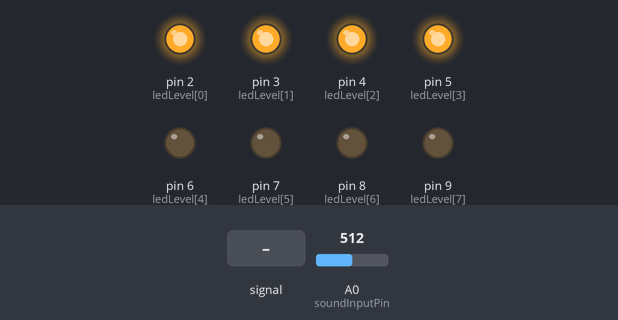
Bench run of a sketch on a simulated Arduino Uno, built with avr-gcc and run on an emulated ATmega328P. Parts: output pins drawn as LEDs (lit = HIGH). The inputs (shaded band) are chosen by the test bench; at power-on: A0 (soundInputPin) = 512.

Above: at 1.2 s.
1.3 s: A0 (soundInputPin) fed a 2 Hz sine of ±306 counts around its level
At 1.54 s:
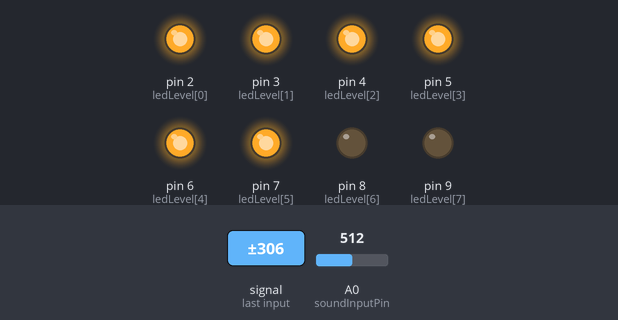
At 1.9 s:
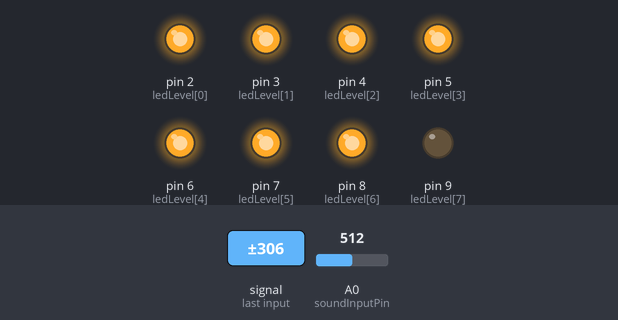
3.0 s: A0 (soundInputPin) set to 882
4.5 s: A0 (soundInputPin) set to 907
At 5.9 s:
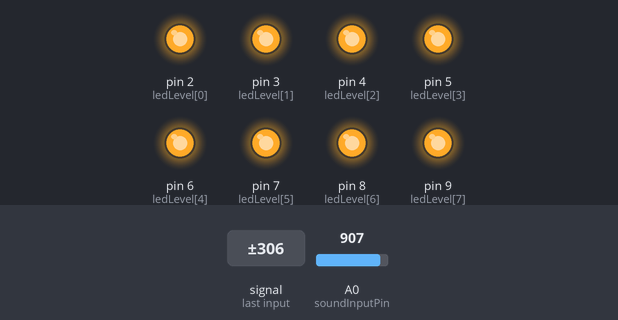
Timing chart, 0 to 7.5 s (numbered marks = the images above; inputs shaded):
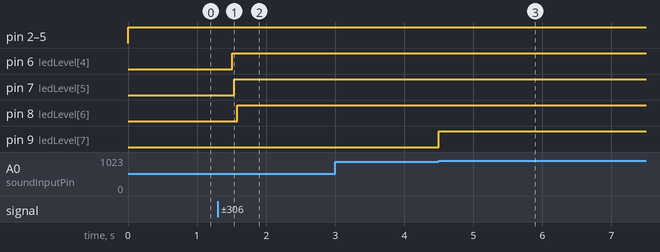

The sketch:

22_10_13_2.ino
```cpp
#include <Wire.h>
#include <LiquidCrystal_I2C.h>
#include <Servo.h>

// data sheet
// upload는 ctrl + u

// A0번 핀에서 사운드 입력을 받는다
char soundInputPin = 0;

// 그래프 바 LED 출력핀을 level 변수에 저장
char ledLevel[8] = {2,3,4,5,6,7,8,9};

void setup() {

  // 그래프 바 LED 핀을 출력으로 설정
  for(int i= 0; i<=7; i++){
    pinMode(ledLevel[i], OUTPUT);
  }
}

void loop() {

  // A0번 핀에서 사운드 입력을 받는다
  int soundInput = analogRead(soundInputPin);
  // 노이즈 부분을 제외한 50~900의 범위로 입력받은 사운드 크기를 0~7단계로 변경한다.
  int soundLevel = map(soundInput, 50,900,0,7);

  // 전체 LED를 소등한다.
  for(int i = 0; i <= soundLevel; i++){
    digitalWrite(ledLevel[i], HIGH);
  }
}
```

Measured:
- the behaviour switches between 899 and 900 on A0 (soundInputPin) (found by bisection; images 2 and 3)
- after the input at 1.3 s, pin 6 (ledLevel[4]): LOW → HIGH after 0.21 s; pin 7 (ledLevel[5]): LOW → HIGH after 0.24 s; pin 8 (ledLevel[6]): LOW → HIGH after 0.28 s
- after the input at 3.0 s, every drawn part: stays the same
- after the input at 4.5 s, pin 9 (ledLevel[7]): LOW → HIGH at once
